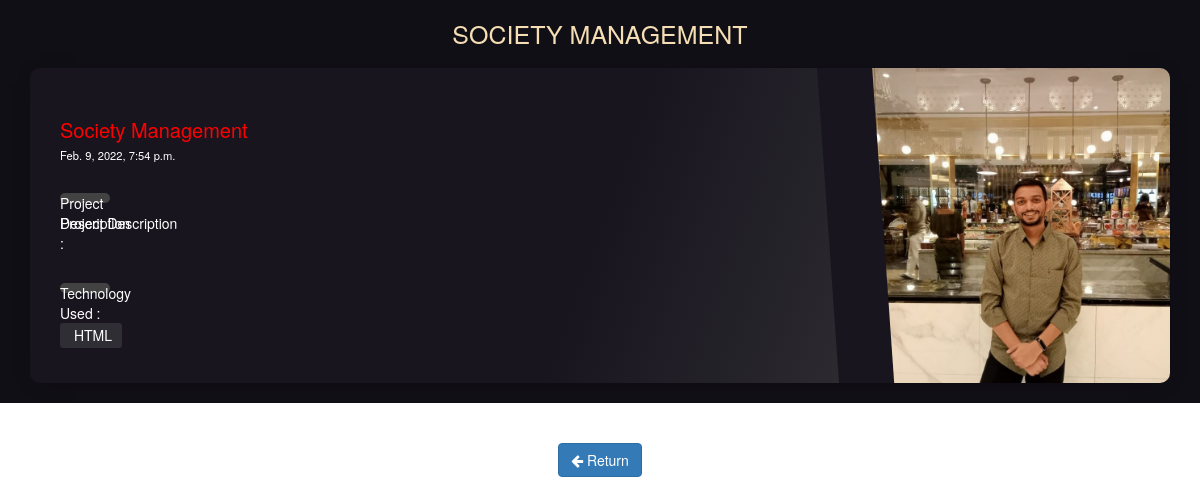
/read-project/3, run on the app's committed database.
### myapp/models.py (models this page shows, shortened)
class Project(models.Model):
    title = models.CharField(max_length=100)
    image = models.FileField(upload_to='images/',null=True,blank=True)
    des = models.TextField()
    tech = models.TextField()
    created = models.DateTimeField(auto_now_add=True)

### myapp/views.py (the view)
# urls.py: path('read-project/<int:pk>',views.read_project, name='read-project'),
def read_project(request,pk):
    project = Project.objects.get(id=pk)
    return render(request,'read-project.html',{'project':project})

### myapp/templates/read-project.html (shortened to what this page needs)
<link rel="stylesheet" href="https://maxcdn.bootstrapcdn.com/bootstrap/3.4.1/css/bootstrap.min.css">
  <link rel="stylesheet" href="https://cdnjs.cloudflare.com/ajax/libs/font-awesome/4.7.0/css/font-awesome.min.css">
<section class="dark">
	<div class="container py-4">
		<h1 class="h1 text-center" style="color: wheat;" id="pageHeaderTitle">{{project.title}}</h1>
		<article class="postcard dark red">
			<a class="postcard__img_link" href="#">
				<img class="postcard__img" src="{{project.image.url}}" alt="Image Title" />
			</a>
			<div class="postcard__text">
				<h1 class="postcard__title red" style="color: red;">{{project.title}}</h1>
				<div class="postcard__subtitle small">
					<time datetime="2020-05-25 12:00:00">
						{{project.created}}
					</time>
				</div><br>
				<div class="postcard__bar"> Project Description : </div>
				<div class="postcard__preview-txt">{{project.des}}</div><br><br>
				<div class="postcard__bar"> Technology Used : </div>
				<ul class="postcard__tagbox">
					<li class="tag__item"><i class="fas fa-tag mr-2"></i>{{project.tech}}</li>
				</ul>
			</div>
		</article>
	</div>
</section><br><br>
<div class="row" style="text-align: center;">
<a href="/">
    <button class="btn btn-primary"><i class="fa fa-arrow-left"></i> Return </button>
</a>
</div>

### myapp/templates/read-project.html (style rules this page uses)
.dark { background: #110f16; }
a, a:hover { text-decoration: none; transition: color 0.3s ease-in-out; }
#pageHeaderTitle { margin: 2rem 0; text-transform: uppercase; text-align: center; font-size: 2.5rem; }
@media screen and (min-width: 1024px) { .postcard__text { padding: 2rem 3.5rem; } }
@media screen and (min-width: 1024px) { .postcard__text:before { content: ""; position: absolute; display: block; top: -20%; height: 130%; width: 55px; } }
.red .postcard__bar { background-color: $main-red; }
.red::before { background-image: linear-gradient(-30deg, $main-red-rgb-015, transparent 50%); }
.red:nth-child(2n)::before { background-image: linear-gradient(30deg, $main-red-rgb-015, transparent 50%); }
@media screen and (min-width: 769px) { .red::before { background-image: linear-gradient(-80deg, $main-red-rgb-015, transparent 50%); } }
@media screen and (min-width: 769px) { .red:nth-child(2n)::before { background-image: linear-gradient(80deg, $main-red-rgb-015, transparent 50%); } }

### data on the page
Project: title "SOCIETY MANAGEMENT", image (picture), title "Society Management", created "Feb. 9, 2022, 7:54 p.m.", des "Project Description", tech "HTML"
